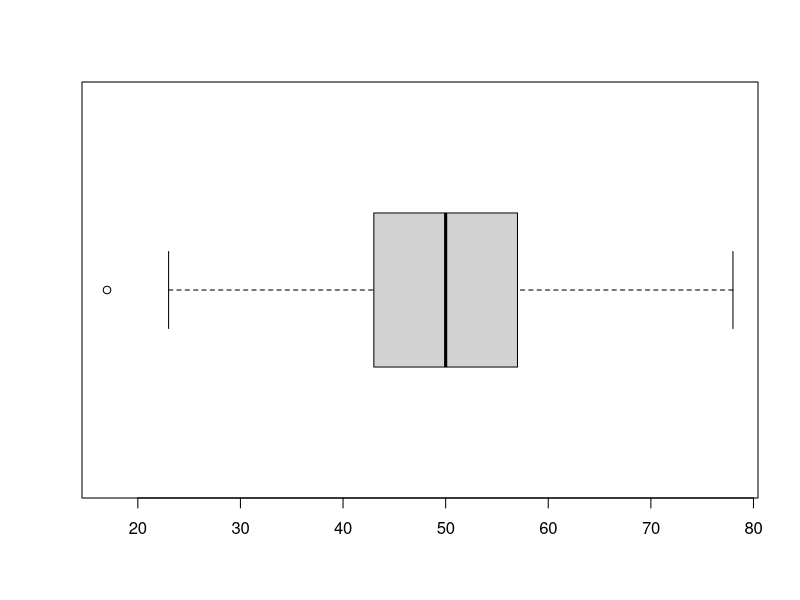
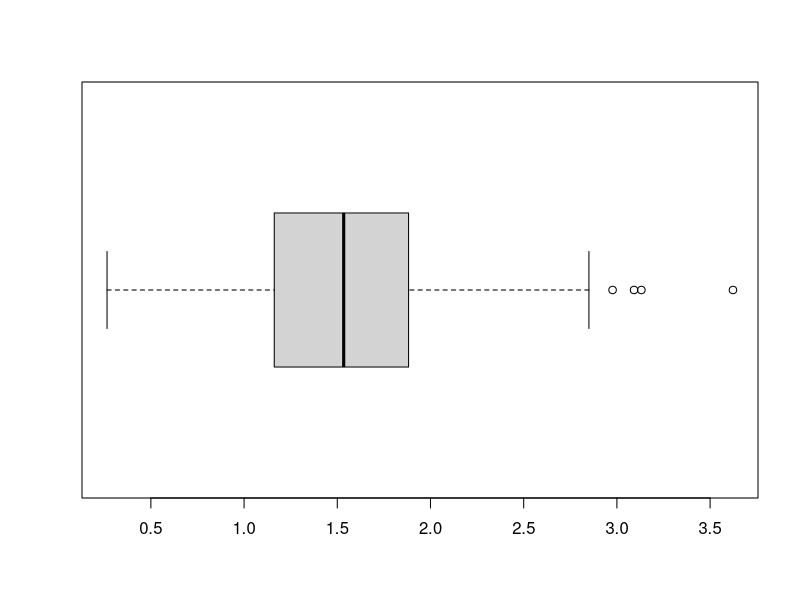
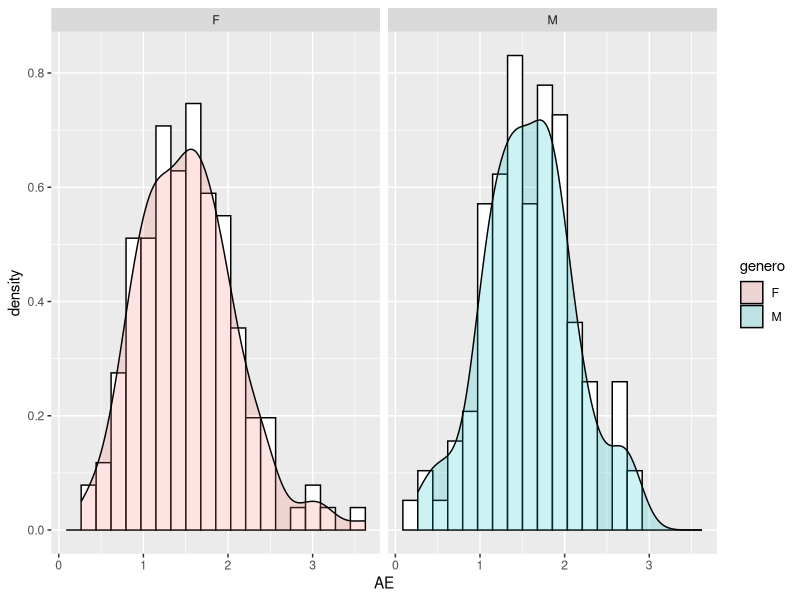
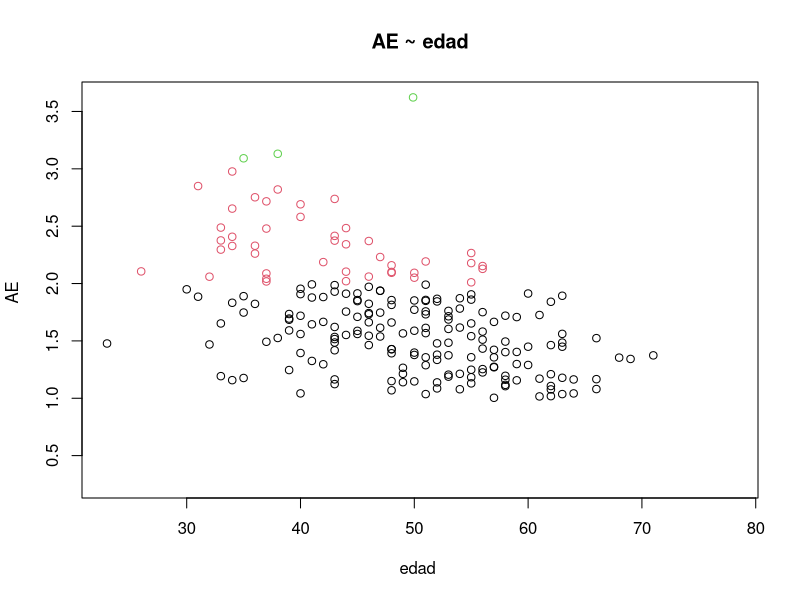
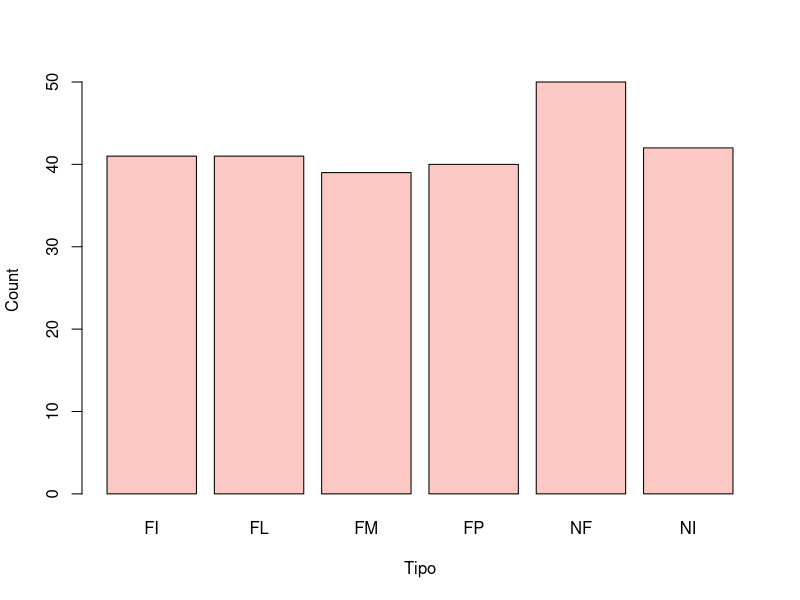
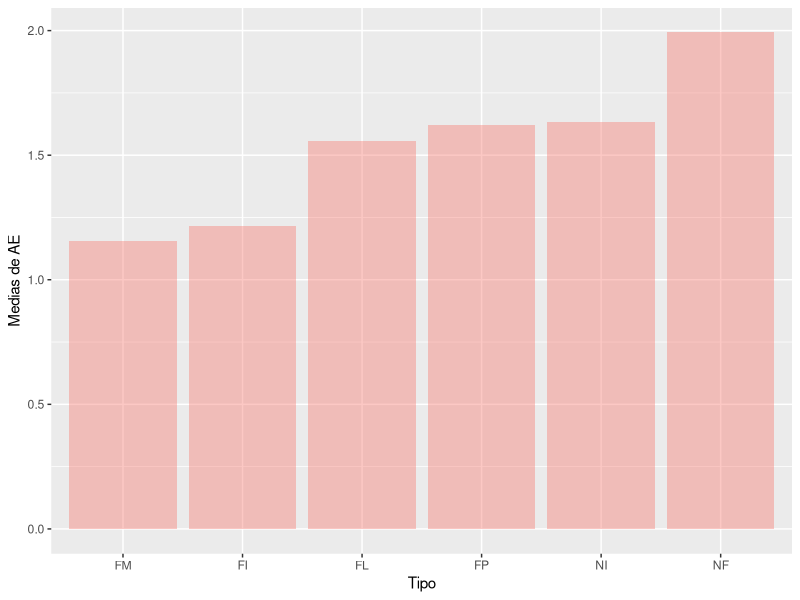
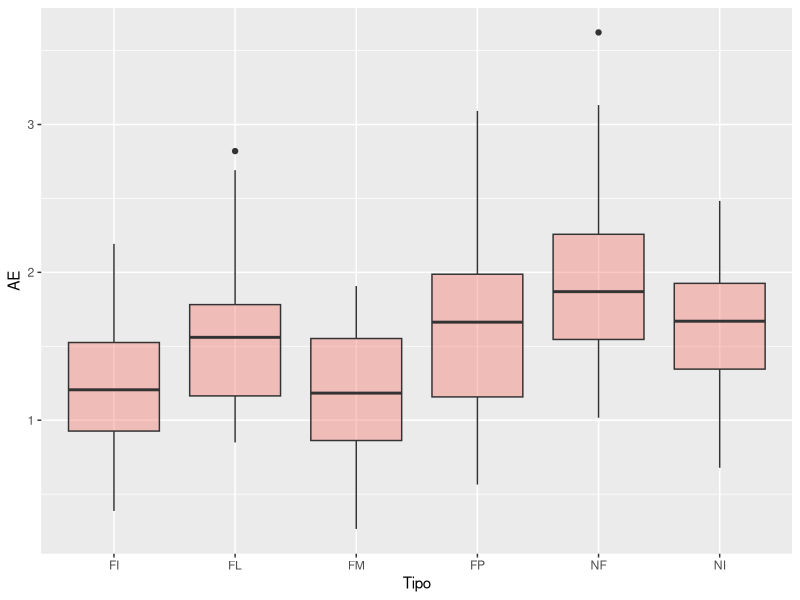
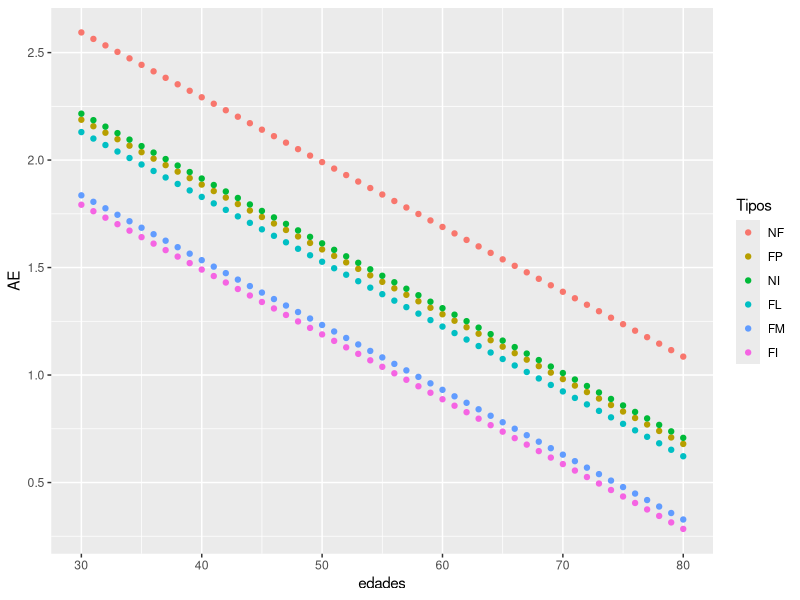

Recreate these plots in R, in order.
## ---- chunk 1
knitr::opts_chunk$set(tidy.opts=list(width.cutoff=60), tidy=TRUE)
knitr::opts_chunk$set(echo = TRUE)
## ---- chunk 2
library(ggplot2)
library(tidyverse)
library(reshape2)
library(stats)
library(dplyr)
## ---- chunk 3
# Función para mostrar información en vertical
vertical <- function(tbl) {
  t(t(tbl))
}
## ---- chunk 4
options(dplyr.summarise.inform = FALSE)
## ---- chunk 5
df <- read.csv("Fumadores.csv", sep=";", dec='.')
## ---- chunk 6
head(df)
## ---- chunk 7
vertical(sapply(df,class))
## ---- chunk 8
unique(df$genero)
## ---- chunk 9
unique(df$Tipo)
## ---- chunk 10
df$Tipo = sapply(df$Tipo, toupper)
df$Tipo <- sapply(df$Tipo, trimws, which=c("both"))
tipos <- unique(df$Tipo)
tipos
## ---- chunk 11
df$AE <- sub(",", ".", df$AE, fixed=TRUE)
## ---- chunk 12
df$AE <- as.numeric(df$AE)
df$Tipo <- factor(df$Tipo)
df$genero <- factor(df$genero)

vertical(sapply(df,class))
## ---- chunk 13
boxplot(df$edad, horizontal = TRUE)

outliers = boxplot.stats(df$edad)$out
cat("Hay un total de", length(outliers), "outliers en la variable edad")
## ---- chunk 14
df$edad[which(df$edad %in% outliers)] = NaN
summary(df$edad)
## ---- chunk 15
df$edad[is.na(df$edad)] <- mean(df$edad, na.rm = T)
outliers = boxplot.stats(df$edad)$out
cat("Hay un total de", length(outliers), "outliers en la variable edad")
## ---- chunk 16
outliers = boxplot.stats(df$AE)$out
cat("Hay un total de", length(outliers), "outliers en la variable AE")
boxplot(df$AE, horizontal = TRUE)
## ---- chunk 17
df$AE[is.na(df$AE)] <- mean(df$AE, na.rm = T)
## ---- chunk 18
summary(df)
## ---- chunk 19
ggplot(df, aes(AE)) +
  geom_histogram(aes(y = ..density..), bins = 20, color = "black", fill ="white") +
  geom_density(aes(fill = genero), alpha = 0.2) +
  facet_wrap(~ genero)
## ---- chunk 20
plot(df$edad, df$AE, main="AE ~ edad", xlab="edad ", ylab="AE ", col=df$AE)
## ---- chunk 21
barplot(table(df$Tipo), col='#F7766C66', xlab="Tipo", ylab="Count")
## ---- chunk 22
resumen <- df %>% group_by(Tipo) %>% summarize(means = mean(AE), counts = length(AE))
print(resumen)
## ---- chunk 23
ggplot(resumen, aes(x = reorder(Tipo, means), y = means))  +
  geom_col(fill='#F7766C66') +
  xlab("Tipo") +
  ylab("Medias de AE")

## ---- chunk 24
ggplot(df, aes(x = Tipo, y = AE)) + geom_boxplot(fill='#F7766C66')
## ---- chunk 25
#Función de cálculo del intervalo de confianza para distribución normal
IC <- function( x, NC ){ 
  n <- length(x)
  alpha <- 1 / (NC/100)
  SE <- sd(x) / sqrt(n)
  
  z <- qnorm(alpha / 2, lower.tail=TRUE)
  z_SE <- z*SE
  Low <- mean(x) - z_SE
  Up <- mean(x) + z_SE
  
  return ( c(Low,Up) )
}
## ---- chunk 26
int_conf_f <- IC(df$AE[df$genero == "F"], 95)
int_conf_m <- IC(df$AE[df$genero == "M"], 95)
## ---- chunk 27
contraste_medias <- function (s1, s2, alt, CL) {
  
  # Cálculo de Medias
  mean1 <- mean(s1)
  mean2 <- mean(s2)
  
  # Cálculo del tamaño de la muestra
  n1 <- length(s1)
  n2 <- length(s2)
  
  # Cálculo de la desviación estándar
  sd1 <- sd(s1)
  sd2 <- sd(s2)
  
  # Cálculo del nivel de significancia
  alpha <- (1 - CL / 100)
  
  # Cálculo de los grados de libertad (Apartado 5.2.2 de la teoría)
  denominador <- ( ( sd1^2/n1 )^2/(n1-1) + (sd2^2/n2)^2/(n2-1) )
  df <- ( ( sd1^2/n1 + sd2^2/n2 )^2 ) / denominador
  
  # Cálculo del valor t (z según la distribución normal estandarizada)
  sb <- sqrt( sd1^2/n1 + sd2^2/n2 )
  t <- ( mean1-mean2 ) / sb
  
  # Evaluación de la condición =
  if (alt == "bilateral"){
    t_critical <- qt( alpha/2, df, lower.tail=FALSE )
    p_value<-pt( abs(t), df, lower.tail=FALSE )*2
    
  # Evaluación de la condición <
  } else if (alt == "<"){
    t_critical <- qt( alpha, df, lower.tail=TRUE )
    p_value<-pt( t, df, lower.tail=TRUE )
    
  # Evaluación de la condición >
  }else{ #(alt == ">")
    t_critical <- qt( alpha, df, lower.tail=FALSE )
    p_value<-pt( t, df, lower.tail=FALSE )
  }
  
  # Definición del vector resultado
  vector_data <- c(mean1, mean2, t, t_critical, p_value, alpha, df)
  names(vector_data) <- c("mean1", "mean2", "t", "t_critical", "p_value", "alpha", "df")
  return (vector_data)
}
## ---- chunk 28
x <- df$AE[df$genero == "F"]
y <- df$AE[df$genero == "M"]
datos <- contraste_medias(x, y, "bilateral", 95)
vertical(datos)
## ---- chunk 29
indeces <- df$Tipo == "NF" | df$Tipo == "FP"
no_fumadores <- df$AE[indeces]
fumadores <- df$AE[!indeces]
cat("No Fumadores: ", length(no_fumadores))
cat("Fumadores: ", length(fumadores))
## ---- chunk 30
datos <- contraste_medias(fumadores, no_fumadores, "<", 95)
vertical(datos)
## ---- chunk 31
model <- lm(formula = AE ~ Tipo + edad + genero, df)
summary(model)
## ---- chunk 32
names(tipos) <- tipos
edades <- 30:80
names(edades) <- edades
predictions <- data.frame(outer(edades, tipos, function(edad,tipo) { return( predict(model, data.frame(Tipo=tipo, edad=edad, genero="M")) ) }) )
predictions['edades'] <- edades
predictions
## ---- chunk 33
predictions.melt <- melt(predictions, id.vars='edades')
ggplot(predictions.melt, aes(edades, value, colour=variable)) +
  geom_point()+
  ylab('AE') + labs(color='Tipos')
## ---- chunk 34
linear_model <- lm(AE ~ Tipo, df)
linear_residuals <- residuals(linear_model)
qqnorm(linear_residuals)
qqline(linear_residuals)
## ---- chunk 35
shapiro.test(linear_residuals)
## ---- chunk 36
bartlett.test(AE ~ Tipo, data=df)
## ---- chunk 37
anova_model <- aov(AE ~ Tipo, data=df)
summarized_model <- summary(anova_model)
summarized_model
## ---- chunk 38
# Se obtienen los Sum Squares
SS <- summarized_model[[1]]$"Sum Sq"

# Primer elemento SSA, segundo SSE
SSB <- SS[1]
SSW <- SS[2]
SST <- SSB + SSW

# Obtener los grados de libertad
DFs <- summarized_model[[1]]$"Df"
df.SSB <- DFs[1]
df.SSW <- DFs[2]
## ---- chunk 39
F <- (SSB/df.SSB)/(SSW/df.SSW)
cat("F value: ", F)
## ---- chunk 40
critical <- qf(p=0.05, df1=df.SSB, df2=df.SSW, lower.tail=FALSE)
cat("Critical value: ", critical)
## ---- chunk 41
p_value <- pf(q=F, df1=df.SSB, df2=df.SSW, lower.tail=FALSE)
cat("P value: ", p_value)
## ---- chunk 42
R2 <- SSB/SST
R2
## ---- chunk 43
pairwise.t.test(df$AE,df$Tipo, p.adj=c("none"))
## ---- chunk 44
pairwise.t.test(df$AE,df$Tipo, p.adj=c("bonferroni"))
## ---- chunk 45
resumen <- df %>% group_by(genero, Tipo) %>% summarise(means = mean(AE), counts = length(AE))
resumen
## ---- chunk 46
ggplot(resumen, aes(fill = genero, x = Tipo, y = means)) +
  geom_bar(position="dodge", stat="identity")+
  scale_color_manual(values = c("#0073C2FF", "#EFC000FF"))+
  scale_fill_manual(values = c("#0073C2FF", "#EFC000FF")) +
  ylab("AE means")
## ---- chunk 47
multi_anova <- aov(AE ~ Tipo*genero, data=df)
summary(multi_anova)
